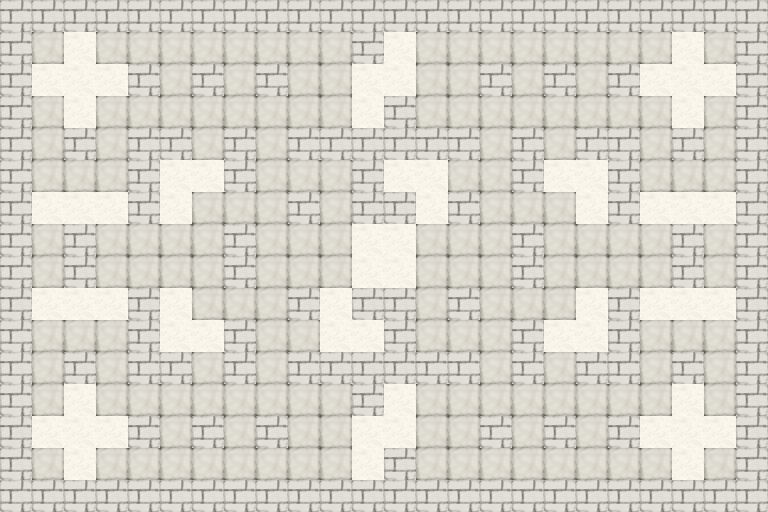

Rendered tile map (Tiled .tmx) drawn with the repository's tilesets; below, a short description and the map source with its tile grids summarised:
An orthogonal 24x16 tile map with 32x32 px tiles, 5 tile layers (Void, Background, Explodable, Walls, ...), 3 tilesets and 4 objects (P1, P2, P3, P4).

<map version="1.0" orientation="orthogonal" renderorder="right-down" width="24" height="16" tilewidth="32" tileheight="32" nextobjectid="38">
 <tileset firstgid="1" name="sandstone_tileset" tilewidth="32" tileheight="32" spacing="2" margin="1" tilecount="3" columns="3">
  <image source="../Spritesheets/sandstone_spritesheet.png" width="128" height="64" />
 </tileset>
 <tileset firstgid="4" name="items_tileset" tilewidth="32" tileheight="32" spacing="2" margin="1" tilecount="7" columns="7">
  <image source="../Spritesheets/non_tile_spritesheet.png" width="256" height="64" />
 </tileset>
 <tileset firstgid="11" name="all_map_tileset" tilewidth="32" tileheight="32" spacing="2" margin="1" tilecount="7" columns="7">
  <image source="../Spritesheets/map_multiuse_spreadsheet.png" width="256" height="64" />
 </tileset>
 <layer name="Void" width="24" height="16">
  <data>[384 cells, 384 non-empty, 1 distinct tile ids]</data>
 </layer>
 <layer name="Background" width="24" height="16">
  <data>[384 cells, 384 non-empty, 1 distinct tile ids]</data>
 </layer>
 <layer name="Explodable" width="24" height="16">
  <data>[384 cells, 173 non-empty, 1 distinct tile ids]</data>
 </layer>
 <layer name="Walls" width="24" height="16">
  <data>[384 cells, 150 non-empty, 1 distinct tile ids]</data>
 </layer>
 <layer name="Items" width="24" height="16">
  <data>[384 cells, 0 non-empty, 0 distinct tile ids]</data>
 </layer>
 <objectgroup name="Players">
  <object id="31" name="P1" gid="11" x="64" y="96" width="32" height="32" />
  <object id="34" name="P2" gid="12" x="672" y="448" width="32" height="32" />
  <object id="35" name="P3" gid="13" x="672" y="96" width="32" height="32" />
  <object id="36" name="P4" gid="14" x="64" y="448" width="32" height="32" />
 </objectgroup>
</map>